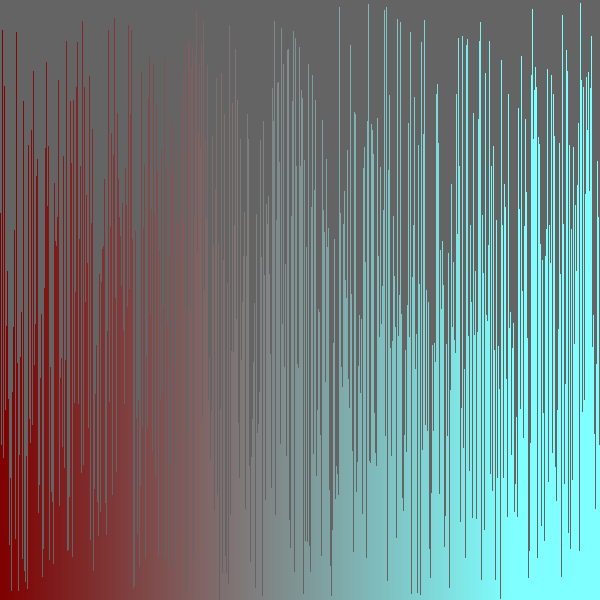
Frame 1 (no input)
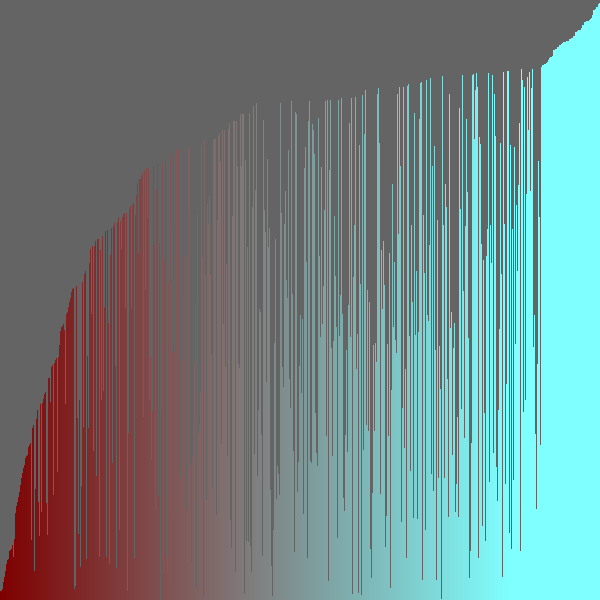
Frame 60 (the mouse pressed at the canvas centre just before this capture)
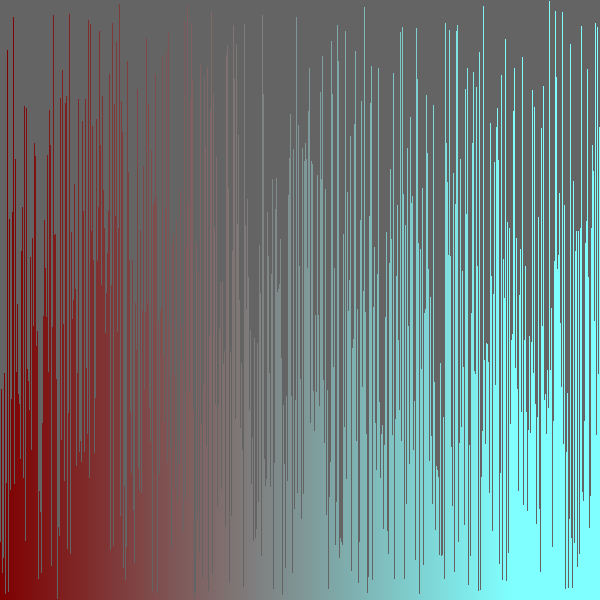
Frame 120 (the mouse held since frame 60 and released just before this capture)

The Processing sketch that drew these frames (run headless with seeded random() and noise(); from frame 60 on, the mouse is pressed at the canvas centre):

// Processing sketch: arryThingy
// ── arryThingy.pde
/* Paste the code into a new Processing sketch and complete the steps. */

//1. create an array of ints. don't initialize it yet.
int[] intsAndStuff;
void setup() {
  //2. set the size of your window
  //  if you are using Processing 3, you cannot use variables
  //  because the developers don't know how programming is supposed to work.
  size(600, 600);

  //3. initialize your array with the built in width variable
  intsAndStuff = new int[width];
  //4. initialize the ints in the array with random numbers
  randomize();
  //   from 0 to the built in height variable  
  //5. call the noStroke() method
  noStroke();

}

void draw() {
  //6. set the background color with background(r, g, b);
  background(100, 100, 100);
  //7. set the color for your graph
  
  //8. draw a rectangle for each int in your array.
  for(int i = 0; i < intsAndStuff.length; i++){
    fill(255/2, i/2, i/2);
  //   the x value will be the current index in the array
  //   the y value will the height variable
  //   the width is 1 (one)
  //   the height is negative the value of the element at the current index of the array
  rect(i, height, 1, -intsAndStuff[i]);
  }

  //9. call the stepSort method
  stepSort(intsAndStuff);
  //10. extract the code that randomizes the array into a method.
  //11. call the method you made in step 10 when the mouse is pressed
  if (mousePressed){
    randomize();
  }
}

void randomize(){
  for(int i = 0; i < intsAndStuff.length; i++){
    intsAndStuff[i] = (int)random(0, height);
  }
}
void stepSort(int[] arr) {
  for (int i = 1; i < arr.length; i++) {
    if (arr[i - 1] > arr[i]) {
      int t = arr[i];
      arr[i] = arr[i - 1];
      arr[i - 1] = t;
    }
  }
}
